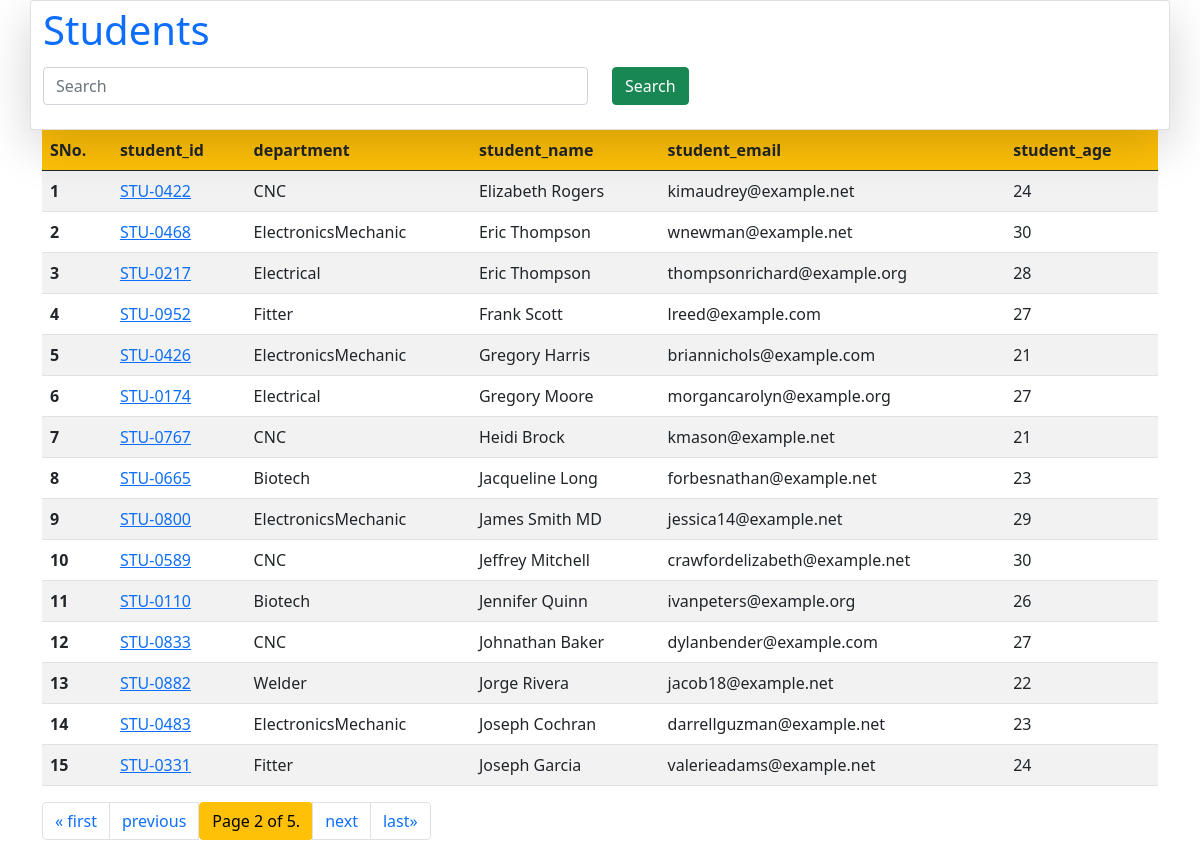
Screenshot of /students/?page=2 with the database file from the repository.
### vege/models.py (models this page shows)
class Student(models.Model):
    department = models.ForeignKey(
        Department, related_name="depart", on_delete=models.CASCADE)
    student_id = models.OneToOneField(
        StudentID, related_name="studentid", on_delete=models.CASCADE)
    student_name = models.CharField(max_length=100)
    student_email = models.EmailField(unique=True)
    student_age = models.IntegerField(default=18)
    student_address = models.TextField()
    def __str__(self) -> str:
        return self.student_name
    class Meta:
        ordering = ['student_name']
        verbose_name = "student"

class StudentID(models.Model):
    student_id = models.CharField(max_length=100)
    def __str__(self) -> str:
        return self.student_id

class Department(models.Model):
    department = models.CharField(max_length=100)
    def __str__(self) -> str:
        return self.department
    class Meta:
        ordering = ['department']

### vege/views.py (the view)
# urls.py: path('students/', views.get_students, name='get_studentss'),
def get_students(request):
    queryset = Student.objects.all()
    if request.GET.get('search'):
        search = request.GET.get('search')
        queryset = queryset.filter(
            Q(student_id__student_id__icontains=search) | Q(
                student_name__icontains=search) | Q(student_email__icontains=search) | Q(department__department__icontains=search)
        )
    paginator = Paginator(queryset, 15)  # Show 25 contacts per page.
    page_number = request.GET.get("page", 1)
    page_obj = paginator.get_page(page_number)
    return render(request, 'report/students.html', {'queryset': page_obj})

### vege/templates/report/students.html (shortened to what this page needs)
<!DOCTYPE html>
<html lang="en">
<head>
    <link href="https://cdn.jsdelivr.net/npm/bootstrap@5.0.2/dist/css/bootstrap.min.css" rel="stylesheet"
>
</head>
<body>
    <div class="container card  shadow-lg">
        <a href="{% url 'get_studentss' %}" class="navbar-brand">
            <h1>Students</h1>
        </a>
        <form class="form mb-4">
            <div class="row ">
                <div class="col-md-6 "> <input class="form-control" name="search" type="search" placeholder="Search">
                </div>
                <div class="col-md-6">
                    <button class="btn btn-success" type="submit">Search</button>
                </div>
            </div>
        </form>
    </div>
    <div class="container">
        <table class="table table-striped">
            <thead class="bg-warning">
                <tr>
                    <th scope="col">SNo.</th>
                    <th scope="col">student_id</th>
                    <th scope="col">department</th>
                    <th scope="col">student_name</th>
                    <th scope="col">student_email</th>
                    <th scope="col">student_age</th>
                </tr>
            </thead>
            <tbody>
                {% for student in queryset %}
                <tr>
                    <th scope="row">{{forloop.counter}}</th>
                    <td>
                        <a href="{% url 'see_marks' student.student_id %}">{{student.student_id}}</a>
                    </td>
                    <td>{{student.department}}</td>
                    <td>{{student.student_name}}</td>
                    <td>{{student.student_email}}</td>
                    <td>{{student.student_age}}</td>
                </tr>
                {% endfor %}
            </tbody>
        </table>
        <div class="pagination">
            <nav aria-label="Page navigation example">
                <ul class="pagination">
                    {% if queryset.has_previous %}
                    <li class="page-item"><a class="page-link" href="?page=1">&laquo; first</a></li>
                    <li class="page-item"><a class="page-link"
                            href="?page={{ queryset.previous_page_number }}">previous</a></li>
                    {% endif %}
                    <span class="current btn btn-warning">
                        Page {{ queryset.number }} of {{ queryset.paginator.num_pages }}.
                    </span>
                    {% if queryset.has_next %}
                    <li class="page-item"><a class="page-link" href="?page={{ queryset.next_page_number }}">next</a>
                    </li>
                    <li class="page-item"><a class="page-link"
                            href="?page={{ queryset.paginator.num_pages }}">last&raquo;</a></li>
                    {% endif %}
                </ul>
            </nav>
        </div>
    </div>
</body>
</html>

### rows the page displays
Student: student_id "STU-0422", department "CNC", student_name "Elizabeth Rogers", student_email "kimaudrey@example.net", student_age "24"
Student: student_id "STU-0468", department "ElectronicsMechanic", student_name "Eric Thompson", student_email "wnewman@example.net", student_age "30"
Student: student_id "STU-0217", department "Electrical", student_name "Eric Thompson", student_email "thompsonrichard@example.org", student_age "28"
Student: student_id "STU-0952", department "Fitter", student_name "Frank Scott", student_email "lreed@example.com", student_age "27"
Student: student_id "STU-0426", department "ElectronicsMechanic", student_name "Gregory Harris", student_email "briannichols@example.com", student_age "21"
Student: student_id "STU-0174", department "Electrical", student_name "Gregory Moore", student_email "morgancarolyn@example.org", student_age "27"
Student: student_id "STU-0767", department "CNC", student_name "Heidi Brock", student_email "kmason@example.net", student_age "21"
Student: student_id "STU-0665", department "Biotech", student_name "Jacqueline Long", student_email "forbesnathan@example.net", student_age "23"
Student: student_id "STU-0800", department "ElectronicsMechanic", student_name "James Smith MD", student_email "jessica14@example.net", student_age "29"
Student: student_id "STU-0589", department "CNC", student_name "Jeffrey Mitchell", student_email "crawfordelizabeth@example.net", student_age "30"
Student: student_id "STU-0110", department "Biotech", student_name "Jennifer Quinn", student_email "ivanpeters@example.org", student_age "26"
Student: student_id "STU-0833", department "CNC", student_name "Johnathan Baker", student_email "dylanbender@example.com", student_age "27"
Student: student_id "STU-0882", department "Welder", student_name "Jorge Rivera", student_email "jacob18@example.net", student_age "22"
Student: student_id "STU-0483", department "ElectronicsMechanic", student_name "Joseph Cochran", student_email "darrellguzman@example.net", student_age "23"
Student: student_id "STU-0331", department "Fitter", student_name "Joseph Garcia", student_email "valerieadams@example.net", student_age "24"

### other values shown
{{ queryset.number }} "2"
{{ queryset.paginator.num_pages }} "5"
